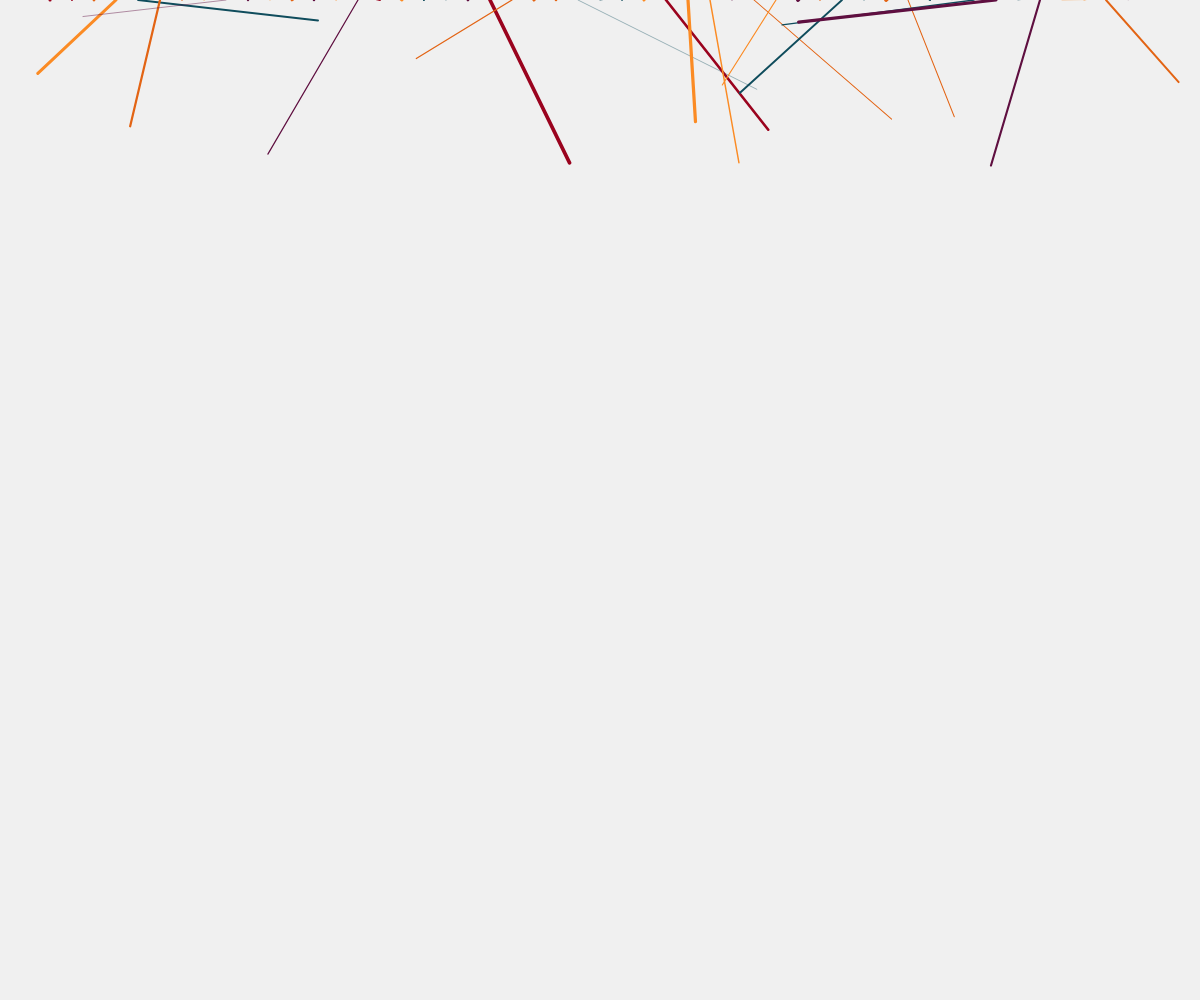
Frame 1 (no input)
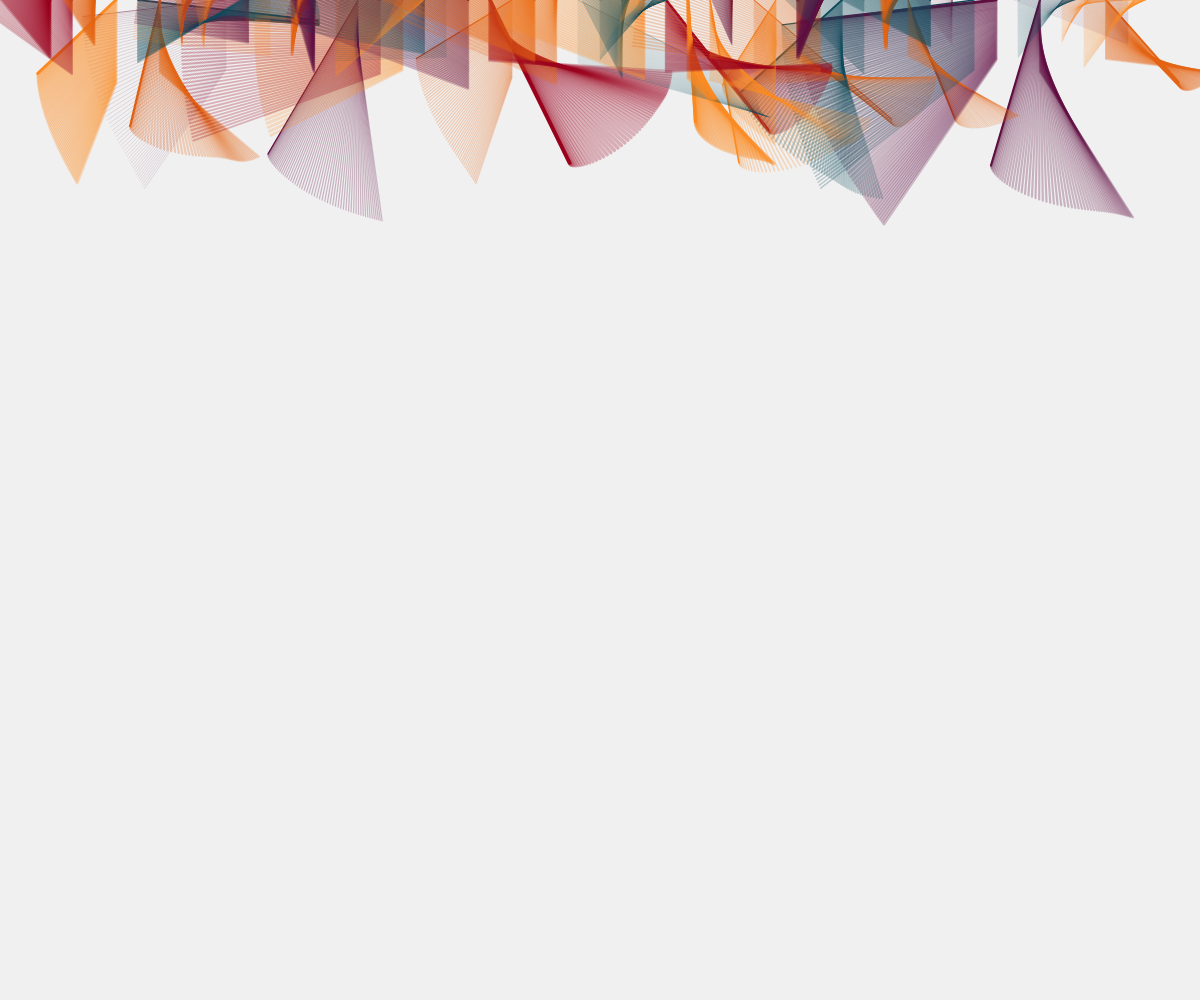
Frame 60 (no input)
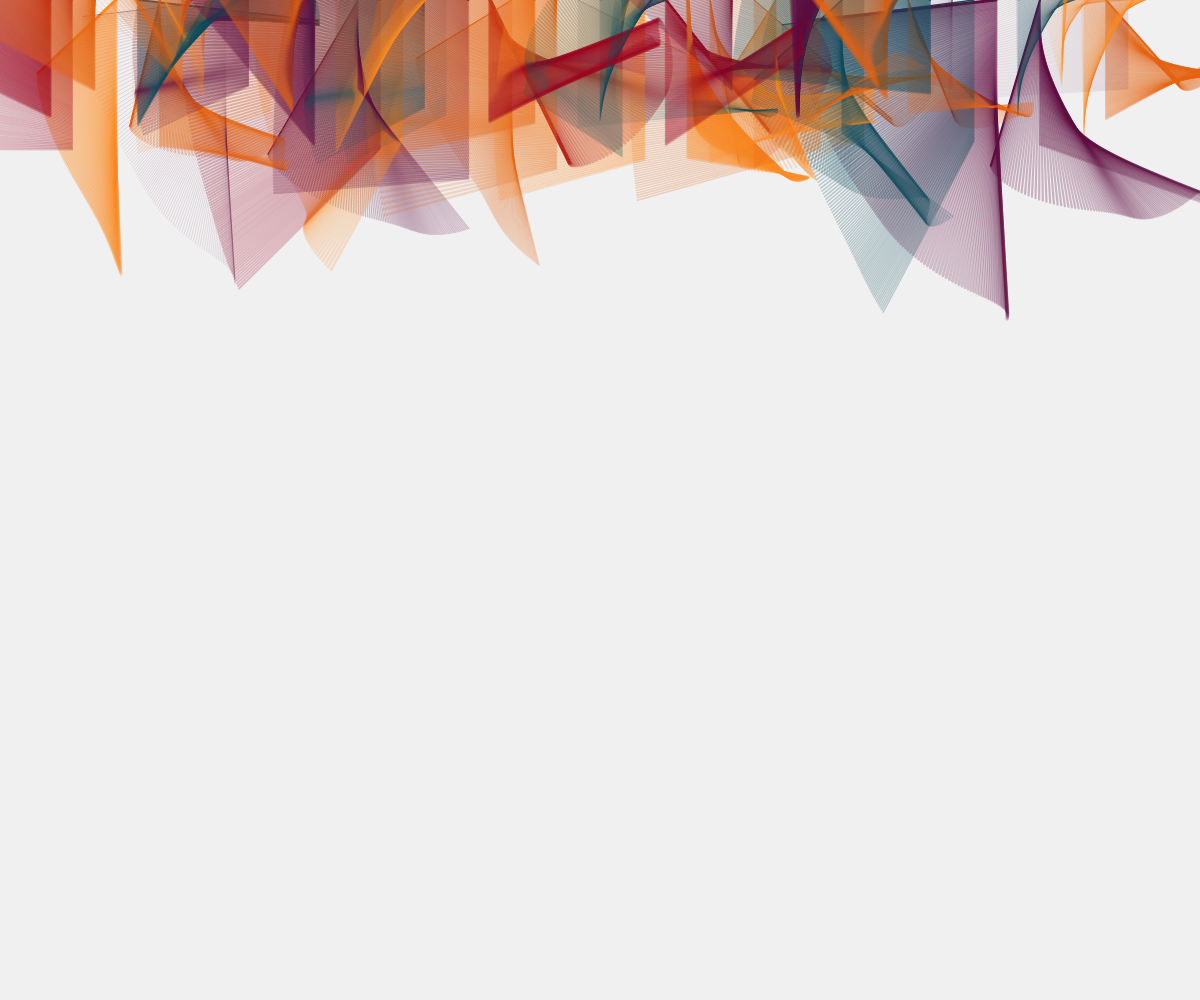
Frame 120 (the mouse pressed at the canvas centre since frame 60)

The p5.js sketch that drew these frames (run headless with seeded random() and noise() and a simulated clock; from frame 60 on, the mouse is pressed at the canvas centre):

// p5.js sketch
// ── sketch.js
let colorArray = ["#5F0F40", "#9A031E", "#FB8B24", "#E36414", "#0F4C5C"];


// let s0; 

let s = []; 

let numObjects = 50; 

function setup() {
  createCanvas(windowWidth, windowHeight);
  background(240);
  // s0 = new Squirly(width/2, 0);

   
  for(let i = 0; i < numObjects; i++) {
    
    let x = map(i, 0, numObjects, 50, width - 50);
    
    s[i] = new Squirly(x, 0); 
    
  }
}

function draw() {

  // s0.show();
  
  for(let i = 0; i < numObjects; i++){
  
  s[i].show();    
  }
  
}

//   push()
//   translate(width/2, 0 + yInc)
//   rotate(radians(sin(xOff) * 360))
//   noFill()
//   rect(0, 0, 10);
//   line(0, 0, 0, 100);

//   pop()

//   yInc += 1;
//   xOff += 0.01

class Squirly {
  
  constructor(_x, _y) {
    this.x = _x; 
    this.y = _y; 
    this.length = random(100, 200); 
    this.color = color(random(colorArray));
    this.sw = random(0.3, 4);
    this.speed = random(0.7, 1.5); // used to increment Y position
    this.rot = random(360);
    this.rotInc = random();
    this.offset = 0;
    this.offsetSpeed = random(0.001, 0.005);
    this.alpha = 0;
  }
  
  show(){
    
    push()
    translate(this.x, this.y);
    
    this.rotInc = noise(this.offset) * 360;
    
    rotate(radians(this.rot + this.rotInc));
    
    stroke(this.color);
    
    this.alpha = map(noise(this.offset), 0, 1, 20, 100); 
    
    this.color.setAlpha(this.alpha);
    
    strokeWeight(this.sw);
    
    line(0, 0, 0, this.length);
    
    
    pop()
    
    if(this.y >= height || this.y < 0) {
      this.speed = this. speed * -1
    } 
    this.y += this.speed;
    this.offset += this.offsetSpeed
  }
}

function windowResized() {
  resizeCanvas(windowWidth, windowHeight);
  setup();
  draw();
}
